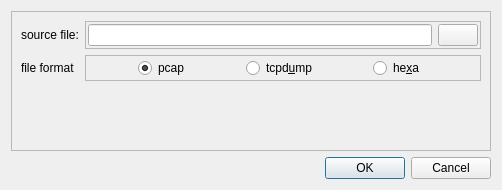
<?xml version="1.0" encoding="UTF-8"?>
<ui version="4.0">
 <class>Dialog</class>
 <widget class="QDialog" name="Dialog">
  <property name="geometry">
   <rect>
    <x>0</x>
    <y>0</y>
    <width>502</width>
    <height>190</height>
   </rect>
  </property>
  <property name="sizePolicy">
   <sizepolicy hsizetype="Fixed" vsizetype="Fixed">
    <horstretch>0</horstretch>
    <verstretch>0</verstretch>
   </sizepolicy>
  </property>
  <property name="windowTitle">
   <string>Load packet</string>
  </property>
  <layout class="QVBoxLayout" name="verticalLayout">
   <item>
    <widget class="QFrame" name="frame_dialog_virt_disk_wizard">
     <property name="frameShape">
      <enum>QFrame::StyledPanel</enum>
     </property>
     <property name="frameShadow">
      <enum>QFrame::Raised</enum>
     </property>
     <property name="paintme01" stdset="0">
      <bool>true</bool>
     </property>
     <layout class="QGridLayout" name="gridLayout">
      <item row="2" column="4">
       <widget class="QFrame" name="frame_6">
        <property name="frameShape">
         <enum>QFrame::StyledPanel</enum>
        </property>
        <property name="frameShadow">
         <enum>QFrame::Raised</enum>
        </property>
        <property name="paintme01" stdset="0">
         <bool>true</bool>
        </property>
        <layout class="QGridLayout" name="gridLayout_3">
         <property name="leftMargin">
          <number>2</number>
         </property>
         <property name="topMargin">
          <number>2</number>
         </property>
         <property name="rightMargin">
          <number>2</number>
         </property>
         <property name="bottomMargin">
          <number>2</number>
         </property>
         <item row="0" column="0">
          <widget class="QRadioButton" name="radioButton_mgmt_ssh_keytype_dss">
           <property name="sizePolicy">
            <sizepolicy hsizetype="Fixed" vsizetype="Fixed">
             <horstretch>0</horstretch>
             <verstretch>0</verstretch>
            </sizepolicy>
           </property>
           <property name="text">
            <string>pcap</string>
           </property>
           <property name="checked">
            <bool>true</bool>
           </property>
          </widget>
         </item>
         <item row="0" column="2">
          <widget class="QRadioButton" name="radioButton_mgmt_ssh_keytype_rsa">
           <property name="sizePolicy">
            <sizepolicy hsizetype="Fixed" vsizetype="Fixed">
             <horstretch>0</horstretch>
             <verstretch>0</verstretch>
            </sizepolicy>
           </property>
           <property name="text">
            <string>he&amp;xa</string>
           </property>
           <property name="checked">
            <bool>false</bool>
           </property>
          </widget>
         </item>
         <item row="0" column="1">
          <widget class="QRadioButton" name="radioButton_mgmt_ssh_keytype_ecdsa">
           <property name="sizePolicy">
            <sizepolicy hsizetype="Fixed" vsizetype="Fixed">
             <horstretch>0</horstretch>
             <verstretch>0</verstretch>
            </sizepolicy>
           </property>
           <property name="text">
            <string>tcpd&amp;ump</string>
           </property>
           <property name="checked">
            <bool>false</bool>
           </property>
          </widget>
         </item>
        </layout>
       </widget>
      </item>
      <item row="2" column="0">
       <widget class="QLabel" name="label_15">
        <property name="text">
         <string>file format</string>
        </property>
       </widget>
      </item>
      <item row="3" column="4">
       <spacer name="verticalSpacer">
        <property name="orientation">
         <enum>Qt::Vertical</enum>
        </property>
        <property name="sizeHint" stdset="0">
         <size>
          <width>20</width>
          <height>40</height>
         </size>
        </property>
       </spacer>
      </item>
      <item row="1" column="4">
       <widget class="QFrame" name="frame_4">
        <property name="sizePolicy">
         <sizepolicy hsizetype="Expanding" vsizetype="Preferred">
          <horstretch>0</horstretch>
          <verstretch>0</verstretch>
         </sizepolicy>
        </property>
        <property name="frameShape">
         <enum>QFrame::StyledPanel</enum>
        </property>
        <property name="frameShadow">
         <enum>QFrame::Raised</enum>
        </property>
        <property name="paintme01" stdset="0">
         <bool>true</bool>
        </property>
        <layout class="QHBoxLayout" name="horizontalLayout">
         <property name="leftMargin">
          <number>2</number>
         </property>
         <property name="topMargin">
          <number>2</number>
         </property>
         <property name="rightMargin">
          <number>2</number>
         </property>
         <property name="bottomMargin">
          <number>2</number>
         </property>
         <item>
          <widget class="QLineEdit" name="lineEdit_mgmt_ssh_id">
           <property name="enabled">
            <bool>true</bool>
           </property>
           <property name="sizePolicy">
            <sizepolicy hsizetype="Minimum" vsizetype="Fixed">
             <horstretch>0</horstretch>
             <verstretch>0</verstretch>
            </sizepolicy>
           </property>
           <property name="toolTip">
            <string>ssh public key</string>
           </property>
           <property name="clearButtonEnabled">
            <bool>true</bool>
           </property>
          </widget>
         </item>
         <item>
          <widget class="QPushButton" name="pushButton_selectpacket">
           <property name="enabled">
            <bool>true</bool>
           </property>
           <property name="sizePolicy">
            <sizepolicy hsizetype="Maximum" vsizetype="Fixed">
             <horstretch>0</horstretch>
             <verstretch>0</verstretch>
            </sizepolicy>
           </property>
           <property name="toolTip">
            <string>Select your private ssh key</string>
           </property>
           <property name="text">
            <string/>
           </property>
           <property name="icon">
            <iconset resource="../project_ressource.qrc">
             <normaloff>:/images/search.png</normaloff>:/images/search.png</iconset>
           </property>
          </widget>
         </item>
        </layout>
       </widget>
      </item>
      <item row="1" column="0">
       <widget class="QLabel" name="label_8">
        <property name="text">
         <string>source file:</string>
        </property>
       </widget>
      </item>
     </layout>
    </widget>
   </item>
   <item>
    <widget class="QDialogButtonBox" name="buttonBox">
     <property name="orientation">
      <enum>Qt::Horizontal</enum>
     </property>
     <property name="standardButtons">
      <set>QDialogButtonBox::Cancel|QDialogButtonBox::Ok</set>
     </property>
    </widget>
   </item>
  </layout>
 </widget>
 <resources>
  <include location="../project_ressource.qrc"/>
 </resources>
 <connections>
  <connection>
   <sender>buttonBox</sender>
   <signal>accepted()</signal>
   <receiver>Dialog</receiver>
   <slot>accept()</slot>
   <hints>
    <hint type="sourcelabel">
     <x>248</x>
     <y>254</y>
    </hint>
    <hint type="destinationlabel">
     <x>157</x>
     <y>274</y>
    </hint>
   </hints>
  </connection>
  <connection>
   <sender>buttonBox</sender>
   <signal>rejected()</signal>
   <receiver>Dialog</receiver>
   <slot>reject()</slot>
   <hints>
    <hint type="sourcelabel">
     <x>316</x>
     <y>260</y>
    </hint>
    <hint type="destinationlabel">
     <x>286</x>
     <y>274</y>
    </hint>
   </hints>
  </connection>
 </connections>
</ui>
